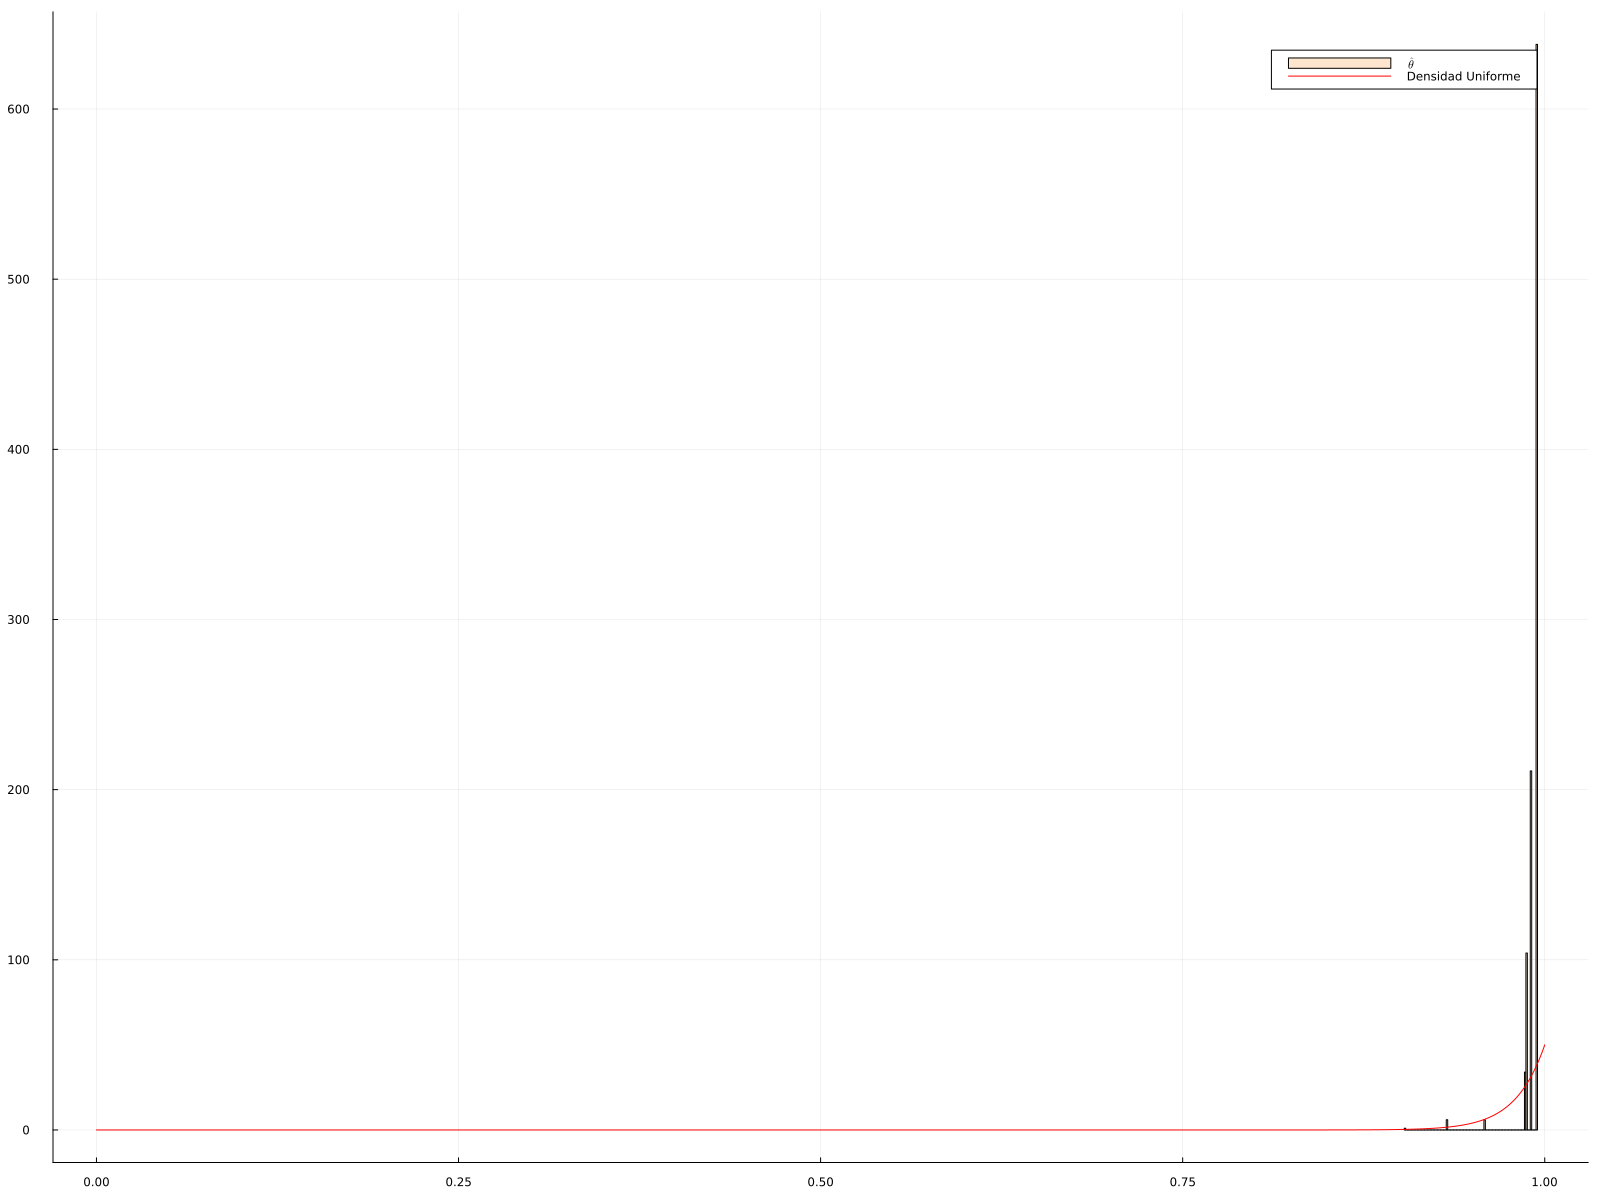

Julia code for this plot:
using Random, Statistics, Distributions, StatsBase, Plots, LaTeXStrings

Random.seed!(2023)
B = 1000
n = 50
k = 20

x = rand(Uniform(),n)
b = zeros(B)

for j = 1:B
    y = sample(x, n)
    b[j] = maximum(y)
end

plt1 = histogram(b, normalize = :pdf, label=L"\hat{\theta}", size=(1600,1200), legend=:topright, palette=:Oranges_3)
f(y) = n*y^(n-1)
t=LinRange(0,1,B)
plot!(t,f, label="Densidad Uniforme", color=:red)
savefig(plt1, "8-7.png")